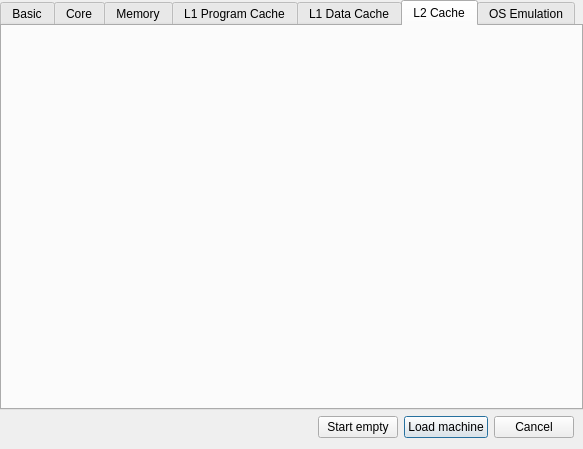
<?xml version="1.0" encoding="UTF-8"?>
<ui version="4.0">
 <class>NewDialog</class>
 <widget class="QDialog" name="NewDialog">
  <property name="geometry">
   <rect>
    <x>0</x>
    <y>0</y>
    <width>583</width>
    <height>449</height>
   </rect>
  </property>
  <property name="windowTitle">
   <string>Dialog</string>
  </property>
  <property name="modal">
   <bool>true</bool>
  </property>
  <layout class="QVBoxLayout" name="verticalLayout">
   <property name="leftMargin">
    <number>0</number>
   </property>
   <property name="topMargin">
    <number>0</number>
   </property>
   <property name="rightMargin">
    <number>0</number>
   </property>
   <item>
    <widget class="QTabWidget" name="tabWidget">
     <property name="currentIndex">
      <number>5</number>
     </property>
     <widget class="QWidget" name="tab">
      <attribute name="title">
       <string>Basic</string>
      </attribute>
      <layout class="QVBoxLayout" name="verticalLayout_5">
       <item>
        <widget class="QGroupBox" name="preset_box">
         <property name="title">
          <string>Preset</string>
         </property>
         <layout class="QVBoxLayout" name="verticalLayout_6">
          <item>
           <widget class="QRadioButton" name="preset_no_pipeline">
            <property name="text">
             <string>No pipeline no cache</string>
            </property>
            <property name="checkable">
             <bool>true</bool>
            </property>
            <property name="checked">
             <bool>false</bool>
            </property>
           </widget>
          </item>
          <item>
           <widget class="QRadioButton" name="preset_no_pipeline_cache">
            <property name="text">
             <string>No pipeline with cache</string>
            </property>
           </widget>
          </item>
          <item>
           <widget class="QRadioButton" name="preset_pipelined_bare">
            <property name="text">
             <string>Pipelined without hazard unit and without cache</string>
            </property>
           </widget>
          </item>
          <item>
           <widget class="QRadioButton" name="preset_pipelined">
            <property name="text">
             <string>Pipelined with hazard unit and cache</string>
            </property>
           </widget>
          </item>
          <item>
           <widget class="QRadioButton" name="preset_custom">
            <property name="text">
             <string>Custom</string>
            </property>
           </widget>
          </item>
         </layout>
        </widget>
       </item>
       <item>
        <widget class="QCheckBox" name="reset_at_compile">
         <property name="text">
          <string>Reset at compile time (reload after make)</string>
         </property>
        </widget>
       </item>
       <item>
        <spacer name="verticalSpacer_3">
         <property name="orientation">
          <enum>Qt::Vertical</enum>
         </property>
         <property name="sizeHint" stdset="0">
          <size>
           <width>20</width>
           <height>40</height>
          </size>
         </property>
        </spacer>
       </item>
       <item>
        <widget class="Line" name="line_2">
         <property name="orientation">
          <enum>Qt::Horizontal</enum>
         </property>
        </widget>
       </item>
       <item>
        <layout class="QHBoxLayout" name="horizontalLayout_3">
         <item>
          <widget class="QLabel" name="label">
           <property name="text">
            <string>Elf executable: </string>
           </property>
          </widget>
         </item>
         <item>
          <widget class="QLineEdit" name="elf_file"/>
         </item>
         <item>
          <widget class="QPushButton" name="pushButton_browse">
           <property name="text">
            <string>Browse</string>
           </property>
          </widget>
         </item>
        </layout>
       </item>
      </layout>
     </widget>
     <widget class="QWidget" name="tab_core">
      <attribute name="title">
       <string>Core</string>
      </attribute>
      <layout class="QVBoxLayout" name="verticalLayout_8">
       <item>
        <widget class="QCheckBox" name="pipelined">
         <property name="text">
          <string>Pipelined</string>
         </property>
        </widget>
       </item>
       <item>
        <widget class="QGroupBox" name="branch_unit">
         <property name="title">
          <string>Branch unit</string>
         </property>
         <property name="checkable">
          <bool>false</bool>
         </property>
         <layout class="QVBoxLayout" name="verticalLayout_2">
          <item>
           <widget class="QRadioButton" name="none">
            <property name="text">
             <string>None</string>
            </property>
           </widget>
          </item>
          <item>
           <widget class="QRadioButton" name="delay_slot">
            <property name="text">
             <string>Delay slot</string>
            </property>
           </widget>
          </item>
          <item>
           <widget class="QRadioButton" name="branch_predictor">
            <property name="text">
             <string>Branch predictor</string>
            </property>
           </widget>
          </item>
          <item>
           <widget class="QLabel" name="predictor_bits_label">
            <property name="enabled">
             <bool>true</bool>
            </property>
            <property name="sizePolicy">
             <sizepolicy hsizetype="Preferred" vsizetype="Preferred">
              <horstretch>0</horstretch>
              <verstretch>0</verstretch>
             </sizepolicy>
            </property>
            <property name="minimumSize">
             <size>
              <width>77</width>
              <height>0</height>
             </size>
            </property>
            <property name="text">
             <string>Predictor bits</string>
            </property>
           </widget>
          </item>
          <item>
           <widget class="QComboBox" name="predictor_bits">
            <property name="sizePolicy">
             <sizepolicy hsizetype="Fixed" vsizetype="Preferred">
              <horstretch>0</horstretch>
              <verstretch>0</verstretch>
             </sizepolicy>
            </property>
            <property name="editable">
             <bool>false</bool>
            </property>
           </widget>
          </item>
          <item>
           <widget class="QLabel" name="bht_bits_label">
            <property name="text">
             <string>BHT bits</string>
            </property>
           </widget>
          </item>
          <item>
           <widget class="QComboBox" name="bht_bits">
            <property name="sizePolicy">
             <sizepolicy hsizetype="Fixed" vsizetype="Preferred">
              <horstretch>0</horstretch>
              <verstretch>0</verstretch>
             </sizepolicy>
            </property>
            <property name="editable">
             <bool>false</bool>
            </property>
           </widget>
          </item>
         </layout>
        </widget>
       </item>
       <item>
        <widget class="QGroupBox" name="hazard_unit">
         <property name="enabled">
          <bool>true</bool>
         </property>
         <property name="title">
          <string>Hazard unit</string>
         </property>
         <property name="checkable">
          <bool>true</bool>
         </property>
         <property name="checked">
          <bool>false</bool>
         </property>
         <layout class="QVBoxLayout" name="verticalLayout_3">
          <item>
           <widget class="QRadioButton" name="hazard_stall">
            <property name="text">
             <string>Stall when hazard is detected</string>
            </property>
           </widget>
          </item>
          <item>
           <widget class="QRadioButton" name="hazard_stall_forward">
            <property name="text">
             <string>Stall or forward when hazard is detected</string>
            </property>
            <property name="checked">
             <bool>true</bool>
            </property>
           </widget>
          </item>
         </layout>
        </widget>
       </item>
       <item>
        <spacer name="verticalSpacer_5">
         <property name="orientation">
          <enum>Qt::Vertical</enum>
         </property>
         <property name="sizeHint" stdset="0">
          <size>
           <width>20</width>
           <height>40</height>
          </size>
         </property>
        </spacer>
       </item>
      </layout>
     </widget>
     <widget class="QWidget" name="tab_memory">
      <attribute name="title">
       <string>Memory</string>
      </attribute>
      <layout class="QVBoxLayout" name="verticalLayout_4">
       <item>
        <widget class="QCheckBox" name="mem_protec_write">
         <property name="text">
          <string>Program memory write protection</string>
         </property>
        </widget>
       </item>
       <item>
        <widget class="QCheckBox" name="mem_protec_exec">
         <property name="text">
          <string>Data memory executable protection</string>
         </property>
        </widget>
       </item>
       <item>
        <widget class="QGroupBox" name="groupBox">
         <property name="title">
          <string>Access time (in cycles)</string>
         </property>
         <layout class="QFormLayout" name="formLayout">
          <item row="0" column="0">
           <widget class="QLabel" name="label_read">
            <property name="text">
             <string>Read:</string>
            </property>
           </widget>
          </item>
          <item row="0" column="1">
           <widget class="QSpinBox" name="mem_access_read">
            <property name="minimum">
             <number>1</number>
            </property>
            <property name="maximum">
             <number>999999999</number>
            </property>
           </widget>
          </item>
          <item row="1" column="0">
           <widget class="QLabel" name="label_write">
            <property name="text">
             <string>Write:</string>
            </property>
           </widget>
          </item>
          <item row="1" column="1">
           <widget class="QSpinBox" name="mem_access_write">
            <property name="minimum">
             <number>1</number>
            </property>
            <property name="maximum">
             <number>999999999</number>
            </property>
           </widget>
          </item>
          <item row="2" column="0">
           <widget class="QLabel" name="label_burts">
            <property name="text">
             <string>Burst:</string>
            </property>
           </widget>
          </item>
          <item row="2" column="1">
           <widget class="QSpinBox" name="mem_access_burst">
            <property name="minimum">
             <number>0</number>
            </property>
            <property name="maximum">
             <number>999999999</number>
            </property>
           </widget>
          </item>
         </layout>
        </widget>
       </item>
       <item>
        <spacer name="verticalSpacer_2">
         <property name="orientation">
          <enum>Qt::Vertical</enum>
         </property>
         <property name="sizeHint" stdset="0">
          <size>
           <width>20</width>
           <height>40</height>
          </size>
         </property>
        </spacer>
       </item>
      </layout>
     </widget>
     <widget class="QWidget" name="tab_l1_program_cache">
      <attribute name="title">
       <string>L1 Program Cache</string>
      </attribute>
     </widget>
     <widget class="QWidget" name="tab_l1_data_cache">
      <attribute name="title">
       <string>L1 Data Cache</string>
      </attribute>
     </widget>
     <widget class="QWidget" name="tab_l2_unified_cache">
      <attribute name="title">
       <string>L2 Cache</string>
      </attribute>
     </widget>
     <widget class="QWidget" name="tab_os_emulation">
      <property name="enabled">
       <bool>true</bool>
      </property>
      <attribute name="title">
       <string>OS Emulation</string>
      </attribute>
      <layout class="QVBoxLayout" name="verticalLayout_7">
       <item>
        <widget class="QCheckBox" name="osemu_enable">
         <property name="text">
          <string>Enable emulation of operating system services</string>
         </property>
         <property name="checked">
          <bool>true</bool>
         </property>
        </widget>
       </item>
       <item>
        <widget class="QCheckBox" name="osemu_known_syscall_stop">
         <property name="text">
          <string>Stop on known system call</string>
         </property>
         <property name="checked">
          <bool>true</bool>
         </property>
        </widget>
       </item>
       <item>
        <widget class="QCheckBox" name="osemu_unknown_syscall_stop">
         <property name="text">
          <string>Stop on unknown system call</string>
         </property>
         <property name="checked">
          <bool>true</bool>
         </property>
        </widget>
       </item>
       <item>
        <widget class="QCheckBox" name="osemu_interrupt_stop">
         <property name="text">
          <string>Stop on interrupt entry</string>
         </property>
         <property name="checked">
          <bool>true</bool>
         </property>
        </widget>
       </item>
       <item>
        <widget class="QCheckBox" name="osemu_exception_stop">
         <property name="text">
          <string>Stop and step over exceptions (overflow, etc.)</string>
         </property>
         <property name="checked">
          <bool>true</bool>
         </property>
        </widget>
       </item>
       <item>
        <layout class="QHBoxLayout" name="horizontalLayout">
         <item>
          <widget class="QLabel" name="label_fs_root">
           <property name="text">
            <string>Filesystem root:</string>
           </property>
          </widget>
         </item>
         <item>
          <widget class="QLineEdit" name="osemu_fs_root"/>
         </item>
         <item>
          <widget class="QPushButton" name="osemu_fs_root_browse">
           <property name="text">
            <string>Browse</string>
           </property>
          </widget>
         </item>
        </layout>
       </item>
       <item>
        <spacer name="verticalSpacer_4">
         <property name="orientation">
          <enum>Qt::Vertical</enum>
         </property>
         <property name="sizeHint" stdset="0">
          <size>
           <width>21</width>
           <height>40</height>
          </size>
         </property>
        </spacer>
       </item>
      </layout>
     </widget>
    </widget>
   </item>
   <item>
    <layout class="QHBoxLayout" name="horizontalLayout_2">
     <property name="leftMargin">
      <number>9</number>
     </property>
     <property name="topMargin">
      <number>0</number>
     </property>
     <property name="rightMargin">
      <number>9</number>
     </property>
     <property name="bottomMargin">
      <number>0</number>
     </property>
     <item>
      <spacer name="horizontalSpacer">
       <property name="orientation">
        <enum>Qt::Horizontal</enum>
       </property>
       <property name="sizeHint" stdset="0">
        <size>
         <width>40</width>
         <height>20</height>
        </size>
       </property>
      </spacer>
     </item>
     <item>
      <widget class="QPushButton" name="pushButton_start_empty">
       <property name="text">
        <string>Start empty</string>
       </property>
      </widget>
     </item>
     <item>
      <widget class="QPushButton" name="pushButton_load">
       <property name="text">
        <string>Load machine</string>
       </property>
       <property name="default">
        <bool>true</bool>
       </property>
      </widget>
     </item>
     <item>
      <widget class="QPushButton" name="pushButton_cancel">
       <property name="text">
        <string>Cancel</string>
       </property>
      </widget>
     </item>
    </layout>
   </item>
  </layout>
 </widget>
 <resources/>
 <connections/>
</ui>
